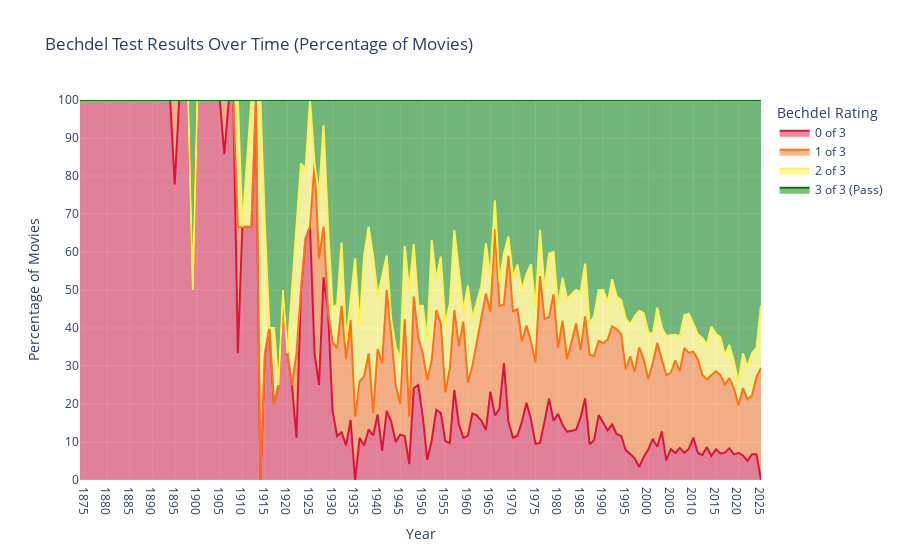

Here is the notebook cell this chart was saved with:
### Code cell
# ---- STACKED AREA CHART FOR BECHDEL TEST RESULTS OVER TIME ----

# ---- Data processing ----

# new copy of clean dataframe loaded into new variable for area chart
# this avoids modifying the original dataset used for other visuals
df_area = df2.copy()

# count how many movies fall into each bechdel rating category (0–3) for every year
grouped = (
    df_area.groupby(["year", "rating"])
    .size()
    .reset_index(name="count")
)

# convert raw counts into percentages within each year
grouped["percentage"] = grouped.groupby("year")["count"].transform(
    lambda x: 100 * x / x.sum()
)

# map numeric Bechdel scores to descriptive labels for readability in the legend
rating_labels = {
    0: "0 of 3",
    1: "1 of 3",
    2: "2 of 3",
    3: "3 of 3 (Pass)"
}

grouped["label"] = grouped["rating"].map(rating_labels)

# ---- Visualization ----

# create a stacked area chart showing how the proportion of each Bechdel category changes over time
fig = px.area(
    grouped.sort_values("label"),      # ensures consistent stacking order of categories
    x="year",
    y="percentage",
    color="label",
    color_discrete_sequence=px.colors.qualitative.Set1,
    title="Bechdel Test Results Over Time (Percentage of Movies)",
    labels={
        "year": "Year",
        "percentage": "Percentage of Movies",
        "label": "Bechdel Rating"
    },

    # define custom colour scheme
    color_discrete_map={
        "0 of 3": "#DC143C",           # red = fails all criteria
        "1 of 3": "#FD7117",           # orange = passes one criterion
        "2 of 3": "#FFF44F",           # yellow = passes two criteria
        "3 of 3 (Pass)": "#008000",    # green = passes all criteria
    }
)

# ---- Styling and interactivity ----
# lock the y-axis to a 0–100% range so the stacked areas always represent a full distribution
# and enable a unified hover mode to compare all categories at a given year
fig.update_layout(
    yaxis=dict(range=[0, 100]),
    hovermode="x unified"
)

# set consistent tick spacing
fig.update_xaxes(dtick=5)      # show year labels every 5 years
fig.update_yaxes(dtick=10)     # show percentage labels every 10%

# render the chart
fig.show()

### Figure 1 — Plotly figure (JSON) as saved in the notebook; plotly's stock layout.template omitted (floating-point values rounded to 4 significant figures; data arrays with more than 128 entries replaced by an {"elided": "..."} marker saying what was removed)
{"data": [{"fillpattern": {"shape": ""}, "hovertemplate": "Bechdel Rating=0 of 3<br>Year=%{x}<br>Percentage of Movies=%{y}<extra></extra>", "legendgroup": "0 of 3", "line": {"color": "#DC143C"}, "marker": {"symbol": "circle"}, "mode": "lines", "name": "0 of 3", "orientation": "v", "showlegend": true, "stackgroup": "1", "type": "scatter", "x": {"elided": "140 int values"}, "xaxis": "x", "y": {"elided": "140 float values"}, "yaxis": "y"}, {"fillpattern": {"shape": ""}, "hovertemplate": "Bechdel Rating=1 of 3<br>Year=%{x}<br>Percentage of Movies=%{y}<extra></extra>", "legendgroup": "1 of 3", "line": {"color": "#FD7117"}, "marker": {"symbol": "circle"}, "mode": "lines", "name": "1 of 3", "orientation": "v", "showlegend": true, "stackgroup": "1", "type": "scatter", "x": [1979, 1987, 1999, 1962, 1957, 1982, 1977, 2000, 1980, 1961, 1984, 2001, 1978, 1960, 2003, 1985, 2002, 1959, 1958, 1986, 1963, 1964, 1976, 1991, 1971, 1992, 1970, 1990, 1909, 1973, 1993, 1989, 1969, 1994, 2004, 1968, 1995, 1974, 1967, 1996, 1966, 1988, 1975, 1906, 1965, 1922, 1997, 1972, 1998, 1932, 1981, 1956, 1948, 1939, 1947, 2013, 1946, 1928, 2022, 1936, 1945, 2014, 2021, 1944, 2015, 2005, 1943, 2016, 1942, 1937, 2017, 2020, 1941, 2018, 1938, 1940, 2019, 1935, 2011, 2012, 1930, 2007, 2024, 1953, 1926, 1949, 2008, 1952, 1933, 2006, 1954, 2009, 1955, 1931, 1895, 1934, 1950, 1927, 2010, 2023, 2025, 1951], "xaxis": "x", "y": [33.33, 23.53, 25.68, 19.15, 21.05, 19.05, 26.92, 18.52, 17.39, 12.5, 27.94, 20.0, 21.43, 13.95, 19.19, 17.65, 27.32, 30.56, 20.59, 21.52, 26.67, 35.85, 43.9, 23.91, 33.33, 25.84, 33.33, 20.93, 33.33, 20.34, 27.59, 19.51, 43.59, 26.79, 22.43, 15.38, 21.26, 20.45, 27.08, 25.76, 49.06, 22.11, 21.43, 14.29, 20.93, 22.22, 22.76, 21.15, 31.51, 33.33, 27.42, 19.51, 24.14, 5.882, 12.5, 17.82, 30.77, 13.33, 16.16, 14.81, 8.0, 21.41, 17.74, 15.0, 20.6, 20.0, 23.08, 20.61, 31.82, 18.18, 17.99, 12.5, 23.08, 18.47, 20.0, 17.24, 17.38, 16.67, 24.6, 21.08, 18.18, 20.22, 20.34, 26.32, 50.0, 12.5, 27.6, 21.05, 22.73, 24.34, 23.53, 25.28, 12.82, 23.08, 22.22, 26.32, 16.67, 33.33, 22.63, 15.43, 29.51, 21.05], "yaxis": "y"}, {"fillpattern": {"shape": ""}, "hovertemplate": "Bechdel Rating=2 of 3<br>Year=%{x}<br>Percentage of Movies=%{y}<extra></extra>", "legendgroup": "2 of 3", "line": {"color": "#FFF44F"}, "marker": {"symbol": "circle"}, "mode": "lines", "name": "2 of 3", "orientation": "v", "showlegend": true, "stackgroup": "1", "type": "scatter", "x": [1982, 2019, 2024, 1915, 1988, 1914, 1912, 1984, 2021, 2023, 1986, 2022, 1985, 2020, 1987, 2015, 1990, 2005, 2003, 2006, 2002, 2007, 2001, 2000, 2008, 2009, 1999, 1998, 2010, 1997, 2011, 2012, 1996, 1995, 2013, 1994, 2014, 1993, 2016, 1992, 1909, 2017, 1991, 2018, 1989, 2004, 1978, 1957, 1945, 1928, 1963, 1922, 1944, 1964, 1965, 1966, 1943, 1967, 1942, 1929, 1968, 1941, 1921, 1962, 1961, 1923, 1946, 1953, 1954, 1951, 1925, 1955, 1950, 1956, 1969, 1949, 1981, 1948, 1924, 1958, 1959, 1947, 1960, 1927, 1970, 2025, 1940, 1932, 1980, 1931, 1933, 1979, 1934, 1917, 1977, 1935, 1936, 1976, 1975, 1937, 1974, 1973, 1952, 1930, 1972, 1938, 1939, 1971], "xaxis": "x", "y": [15.87, 7.092, 7.627, 33.33, 10.53, 100.0, 33.33, 8.824, 9.14, 11.11, 13.92, 8.586, 15.29, 5.952, 8.235, 9.851, 13.95, 10.0, 8.14, 6.742, 9.278, 9.191, 7.568, 12.35, 8.602, 10.23, 12.16, 9.589, 7.263, 14.63, 6.614, 9.687, 8.333, 13.39, 9.158, 8.929, 12.59, 8.621, 10.0, 12.36, 33.33, 7.554, 9.783, 8.711, 13.41, 10.28, 16.67, 21.05, 12.0, 26.67, 8.889, 33.33, 10.0, 13.21, 9.302, 7.547, 3.846, 6.25, 9.091, 22.22, 13.46, 23.08, 25.0, 10.64, 12.5, 33.33, 19.23, 7.895, 17.65, 10.53, 33.33, 17.95, 12.5, 17.07, 5.128, 8.333, 11.29, 13.79, 18.18, 20.59, 2.778, 33.33, 25.58, 16.67, 8.889, 16.39, 13.79, 16.67, 10.87, 11.54, 4.545, 11.11, 5.263, 20.0, 7.692, 41.67, 14.81, 12.2, 14.29, 31.82, 20.45, 13.56, 31.58, 9.091, 13.46, 33.33, 41.18, 11.67], "yaxis": "y"}, {"fillpattern": {"shape": ""}, "hovertemplate": "Bechdel Rating=3 of 3 (Pass)<br>Year=%{x}<br>Percentage of Movies=%{y}<extra></extra>", "legendgroup": "3 of 3 (Pass)", "line": {"color": "#008000"}, "marker": {"symbol": "circle"}, "mode": "lines", "name": "3 of 3 (Pass)", "orientation": "v", "showlegend": true, "stackgroup": "1", "type": "scatter", "x": [1943, 1934, 1948, 1941, 1933, 2010, 2023, 1949, 2009, 2018, 1932, 1950, 2017, 2024, 1951, 1929, 2008, 1939, 2022, 1927, 2015, 1928, 1937, 2020, 2014, 1942, 1944, 1930, 1926, 1936, 2013, 1945, 1940, 2019, 1938, 1946, 1935, 2012, 2016, 1947, 2011, 2021, 1981, 2007, 1969, 1992, 1970, 1920, 1991, 1971, 1990, 1972, 1919, 1910, 1989, 1973, 1988, 1974, 1993, 1918, 1975, 1976, 1986, 1917, 1977, 1985, 1931, 1978, 1984, 1979, 1916, 1982, 1980, 1915, 1987, 1968, 1921, 1994, 1953, 2006, 1954, 2005, 1955, 1899, 2004, 1956, 1924, 2003, 1957, 2002, 1958, 1959, 2001, 1923, 1960, 1967, 1995, 1966, 1965, 1996, 1964, 1952, 1997, 1998, 1922, 1962, 1999, 1961, 2000, 1963, 2025], "xaxis": "x", "y": [57.69, 52.63, 37.93, 46.15, 63.64, 58.94, 66.67, 54.17, 56.25, 64.46, 37.5, 54.17, 67.27, 65.25, 63.16, 33.33, 56.63, 41.18, 70.2, 25.0, 61.49, 6.667, 40.91, 74.4, 59.7, 40.91, 65.0, 54.55, 16.67, 59.26, 64.36, 68.0, 51.72, 68.79, 33.33, 38.46, 41.67, 62.68, 62.42, 50.0, 61.64, 66.67, 46.77, 62.13, 35.9, 47.19, 46.67, 66.67, 53.26, 43.33, 50.0, 50.0, 50.0, 33.33, 50.0, 45.76, 56.84, 43.18, 51.72, 75.0, 54.76, 34.15, 43.04, 60.0, 50.0, 50.59, 53.85, 40.48, 50.0, 40.0, 60.0, 52.38, 54.35, 33.33, 58.82, 40.38, 50.0, 52.68, 47.37, 61.8, 41.18, 61.82, 58.97, 50.0, 62.15, 53.66, 18.18, 59.88, 34.21, 54.64, 44.12, 55.56, 61.62, 16.67, 48.84, 47.92, 57.48, 26.42, 46.51, 59.09, 37.74, 36.84, 56.91, 55.48, 33.33, 53.19, 56.08, 57.5, 61.11, 48.89, 54.1], "yaxis": "y"}], "layout": {"hovermode": "x unified", "legend": {"title": {"text": "Bechdel Rating"}, "tracegroupgap": 0}, "title": {"text": "Bechdel Test Results Over Time (Percentage of Movies)"}, "xaxis": {"anchor": "y", "domain": [0, 1], "dtick": 5, "title": {"text": "Year"}}, "yaxis": {"anchor": "x", "domain": [0, 1], "dtick": 10, "range": [0, 100], "title": {"text": "Percentage of Movies"}}}}
